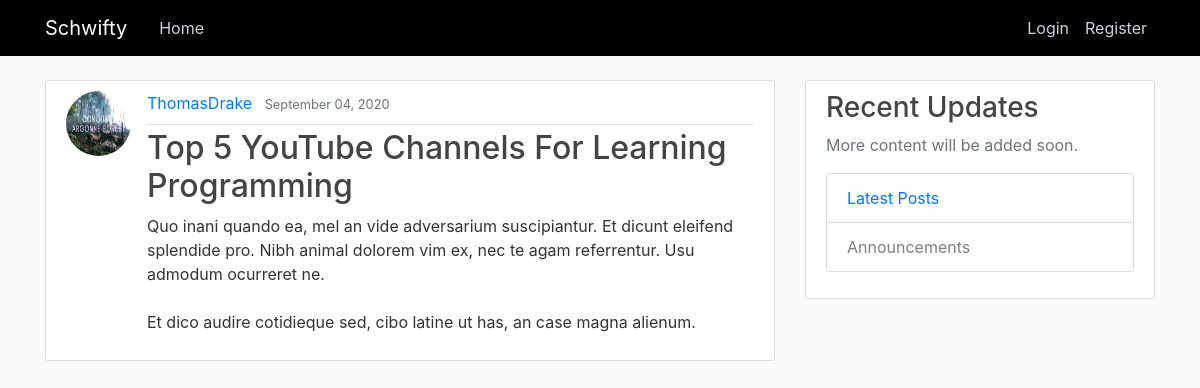
Screenshot of /post/28/ with the database file from the repository.
### blog/models.py (models this page shows, shortened)
class Post(models.Model):
    title = models.CharField(max_length = 100)
    content = models.TextField()
    date_posted = models.DateTimeField(default = timezone.now)
    author = models.ForeignKey(User , on_delete= models.CASCADE)
    upvotes = models.IntegerField(default=1);
    downvotes = models.IntegerField(default=0);
    score = models.IntegerField(default = 1);

### users/models.py (models this page shows, shortened)
class Profile(models.Model):
    user = models.OneToOneField(User , on_delete=models.CASCADE)
    image = models.ImageField(default = 'default.jpg' ,upload_to ='profile_pics' )

### blog/views.py (the view)
# urls.py: path('post/<int:pk>/', views.PostDetailView.as_view(), name ='post-detail'),
class PostDetailView(DetailView):
    model = Post

### blog/templates/blog/post_detail.html (shortened to what this page needs)
{% extends "blog/base.html" %}
{% block content %}
    <article class="media content-section">
        <img src="{{object.author.profile.image.url}}" class="rounded-circle article-img">
        <div class="media-body">
        <div class="article-metadata">
            <a class="mr-2" href="{% url 'user-posts' object.author.username %}">{{ object.author }}</a>
            <small class="text-muted">{{ object.date_posted|date:"F d, Y" }}</small>
        </div>
        <h2 class="article-title">{{ object.title }}</h2>
        <p class="article-content">{{ object.content }}</p>
        </div>
        </article>
{% endblock content %}

### blog/static/blog/main.css (style rules this page uses)
body { background: #fafafa; color: #333333; margin-top: 5rem; }
h1, h2, h3, h4, h5, h6 { color: #444444; }
.content-section { background: #ffffff; padding: 10px 20px; border: 1px solid #dddddd; border-radius: 3px; margin-bottom: 20px; }
.article-title { color: #444444; }
.article-content { white-space: pre-line; }
.article-img { height: 65px; width: 65px; margin-right: 16px; }
.article-metadata { padding-bottom: 1px; margin-bottom: 4px; border-bottom: 1px solid #e3e3e3 }

### rows the page displays
Post: author.profile.image (placeholder picture), author "ThomasDrake", date_posted "September 04, 2020", title "Top 5 YouTube Channels For Learning Programming", content "Quo inani quando ea, mel an vide adversarium suscipiantur. Et dicunt eleifend splendide pro. Nibh animal dolorem vim ex, nec te agam referrentur. Usu admodum ocurreret ne. Et dico audire cotidieque sed, cibo latine ut has, an case magna alienum."
